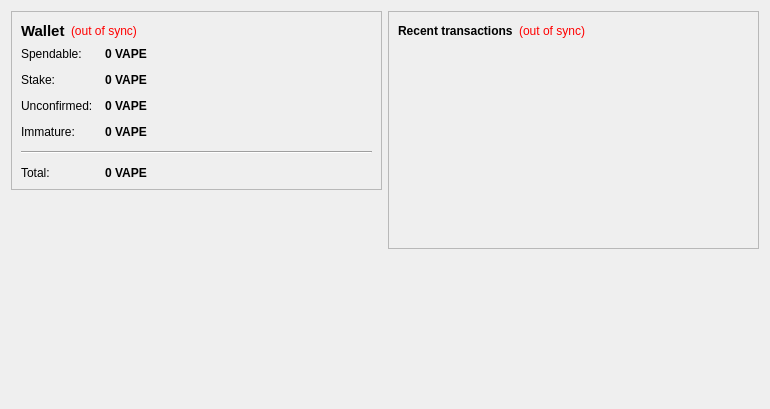
<?xml version="1.0" encoding="UTF-8"?>
<ui version="4.0">
 <class>OverviewPage</class>
 <widget class="QWidget" name="OverviewPage">
  <property name="geometry">
   <rect>
    <x>0</x>
    <y>0</y>
    <width>770</width>
    <height>409</height>
   </rect>
  </property>
  <property name="windowTitle">
   <string>Form</string>
  </property>
  <layout class="QHBoxLayout" name="horizontalLayout" stretch="1,1">
   <item>
    <layout class="QVBoxLayout" name="verticalLayout_2">
     <item>
      <widget class="QFrame" name="frame">
       <property name="frameShape">
        <enum>QFrame::StyledPanel</enum>
       </property>
       <property name="frameShadow">
        <enum>QFrame::Raised</enum>
       </property>
       <layout class="QVBoxLayout" name="verticalLayout_4">
        <item>
         <layout class="QHBoxLayout" name="horizontalLayout_4">
          <item>
           <widget class="QLabel" name="label_5">
            <property name="font">
             <font>
              <pointsize>11</pointsize>
              <weight>75</weight>
              <bold>true</bold>
             </font>
            </property>
            <property name="text">
             <string>Wallet</string>
            </property>
           </widget>
          </item>
          <item>
           <widget class="QLabel" name="labelWalletStatus">
            <property name="toolTip">
             <string>The displayed information may be out of date. Your wallet automatically synchronizes with the Vape network after a connection is established, but this process has not completed yet.</string>
            </property>
            <property name="styleSheet">
             <string notr="true">QLabel { color: red; }</string>
            </property>
            <property name="text">
             <string notr="true">(out of sync)</string>
            </property>
            <property name="alignment">
             <set>Qt::AlignLeading|Qt::AlignLeft|Qt::AlignVCenter</set>
            </property>
           </widget>
          </item>
          <item>
           <spacer name="horizontalSpacer_2">
            <property name="orientation">
             <enum>Qt::Horizontal</enum>
            </property>
            <property name="sizeHint" stdset="0">
             <size>
              <width>40</width>
              <height>20</height>
             </size>
            </property>
           </spacer>
          </item>
         </layout>
        </item>
        <item>
         <layout class="QFormLayout" name="formLayout_2">
          <property name="fieldGrowthPolicy">
           <enum>QFormLayout::AllNonFixedFieldsGrow</enum>
          </property>
          <property name="horizontalSpacing">
           <number>12</number>
          </property>
          <property name="verticalSpacing">
           <number>12</number>
          </property>
          <item row="0" column="0">
           <widget class="QLabel" name="label">
            <property name="text">
             <string>Spendable:</string>
            </property>
           </widget>
          </item>
          <item row="0" column="1">
           <widget class="QLabel" name="labelBalance">
            <property name="font">
             <font>
              <weight>75</weight>
              <bold>true</bold>
             </font>
            </property>
            <property name="cursor">
             <cursorShape>IBeamCursor</cursorShape>
            </property>
            <property name="toolTip">
             <string>Your current spendable balance</string>
            </property>
            <property name="text">
             <string notr="true">0 VAPE</string>
            </property>
            <property name="textInteractionFlags">
             <set>Qt::LinksAccessibleByMouse|Qt::TextSelectableByKeyboard|Qt::TextSelectableByMouse</set>
            </property>
           </widget>
          </item>
          <item row="1" column="0">
           <widget class="QLabel" name="label_6">
            <property name="text">
             <string>Stake:</string>
            </property>
           </widget>
          </item>
          <item row="1" column="1">
           <widget class="QLabel" name="labelStake">
            <property name="font">
             <font>
              <weight>75</weight>
              <bold>true</bold>
             </font>
            </property>
            <property name="cursor">
             <cursorShape>IBeamCursor</cursorShape>
            </property>
            <property name="toolTip">
             <string>Total of coins that was staked, and do not yet count toward the current balance</string>
            </property>
            <property name="text">
             <string notr="true">0 VAPE</string>
            </property>
            <property name="textInteractionFlags">
             <set>Qt::LinksAccessibleByMouse|Qt::TextSelectableByKeyboard|Qt::TextSelectableByMouse</set>
            </property>
           </widget>
          </item>
          <item row="2" column="0">
           <widget class="QLabel" name="label_3">
            <property name="text">
             <string>Unconfirmed:</string>
            </property>
           </widget>
          </item>
          <item row="2" column="1">
           <widget class="QLabel" name="labelUnconfirmed">
            <property name="font">
             <font>
              <weight>75</weight>
              <bold>true</bold>
             </font>
            </property>
            <property name="cursor">
             <cursorShape>IBeamCursor</cursorShape>
            </property>
            <property name="toolTip">
             <string>Total of transactions that have yet to be confirmed, and do not yet count toward the current balance</string>
            </property>
            <property name="text">
             <string notr="true">0 VAPE</string>
            </property>
            <property name="textInteractionFlags">
             <set>Qt::LinksAccessibleByMouse|Qt::TextSelectableByKeyboard|Qt::TextSelectableByMouse</set>
            </property>
           </widget>
          </item>
          <item row="3" column="0">
           <widget class="QLabel" name="labelImmatureText">
            <property name="text">
             <string>Immature:</string>
            </property>
           </widget>
          </item>
          <item row="3" column="1">
           <widget class="QLabel" name="labelImmature">
            <property name="font">
             <font>
              <weight>75</weight>
              <bold>true</bold>
             </font>
            </property>
            <property name="toolTip">
             <string>Mined balance that has not yet matured</string>
            </property>
            <property name="text">
             <string notr="true">0 VAPE</string>
            </property>
            <property name="textInteractionFlags">
             <set>Qt::LinksAccessibleByMouse|Qt::TextSelectableByKeyboard|Qt::TextSelectableByMouse</set>
            </property>
           </widget>
          </item>
          <item row="4" column="0" colspan="2">
           <widget class="Line" name="line">
            <property name="orientation">
             <enum>Qt::Horizontal</enum>
            </property>
           </widget>
          </item>
          <item row="5" column="0">
           <widget class="QLabel" name="labelTotalText">
            <property name="text">
             <string>Total:</string>
            </property>
           </widget>
          </item>
          <item row="5" column="1">
           <widget class="QLabel" name="labelTotal">
            <property name="font">
             <font>
              <weight>75</weight>
              <bold>true</bold>
             </font>
            </property>
            <property name="cursor">
             <cursorShape>IBeamCursor</cursorShape>
            </property>
            <property name="toolTip">
             <string>Your current total balance</string>
            </property>
            <property name="text">
             <string notr="true">0 VAPE</string>
            </property>
            <property name="textInteractionFlags">
             <set>Qt::LinksAccessibleByMouse|Qt::TextSelectableByKeyboard|Qt::TextSelectableByMouse</set>
            </property>
           </widget>
          </item>
         </layout>
        </item>
       </layout>
      </widget>
     </item>
     <item>
      <spacer name="verticalSpacer">
       <property name="orientation">
        <enum>Qt::Vertical</enum>
       </property>
       <property name="sizeHint" stdset="0">
        <size>
         <width>20</width>
         <height>40</height>
        </size>
       </property>
      </spacer>
     </item>
     <item>
      <widget class="QLabel" name="label_2">
       <property name="autoFillBackground">
        <bool>true</bool>
       </property>
       <property name="text">
        <string/>
       </property>
       <property name="pixmap">
        <pixmap resource="../bitcoin.qrc">:/icons/coinbg</pixmap>
       </property>
       <property name="scaledContents">
        <bool>false</bool>
       </property>
       <property name="margin">
        <number>0</number>
       </property>
      </widget>
     </item>
    </layout>
   </item>
   <item>
    <layout class="QVBoxLayout" name="verticalLayout_3">
     <item>
      <widget class="QFrame" name="frame_2">
       <property name="frameShape">
        <enum>QFrame::StyledPanel</enum>
       </property>
       <property name="frameShadow">
        <enum>QFrame::Raised</enum>
       </property>
       <layout class="QVBoxLayout" name="verticalLayout">
        <item>
         <layout class="QHBoxLayout" name="horizontalLayout_2">
          <item>
           <widget class="QLabel" name="label_4">
            <property name="text">
             <string>&lt;b&gt;Recent transactions&lt;/b&gt;</string>
            </property>
           </widget>
          </item>
          <item>
           <widget class="QLabel" name="labelTransactionsStatus">
            <property name="toolTip">
             <string>The displayed information may be out of date. Your wallet automatically synchronizes with the Vape network after a connection is established, but this process has not completed yet.</string>
            </property>
            <property name="styleSheet">
             <string notr="true">QLabel { color: red; }</string>
            </property>
            <property name="text">
             <string notr="true">(out of sync)</string>
            </property>
            <property name="alignment">
             <set>Qt::AlignRight|Qt::AlignTrailing|Qt::AlignVCenter</set>
            </property>
           </widget>
          </item>
          <item>
           <spacer name="horizontalSpacer">
            <property name="orientation">
             <enum>Qt::Horizontal</enum>
            </property>
            <property name="sizeHint" stdset="0">
             <size>
              <width>40</width>
              <height>20</height>
             </size>
            </property>
           </spacer>
          </item>
         </layout>
        </item>
        <item>
         <widget class="QListView" name="listTransactions">
          <property name="styleSheet">
           <string notr="true">QListView { background: transparent; }</string>
          </property>
          <property name="frameShape">
           <enum>QFrame::NoFrame</enum>
          </property>
          <property name="verticalScrollBarPolicy">
           <enum>Qt::ScrollBarAlwaysOff</enum>
          </property>
          <property name="horizontalScrollBarPolicy">
           <enum>Qt::ScrollBarAlwaysOff</enum>
          </property>
          <property name="selectionMode">
           <enum>QAbstractItemView::NoSelection</enum>
          </property>
         </widget>
        </item>
       </layout>
      </widget>
     </item>
     <item>
      <spacer name="verticalSpacer_2">
       <property name="orientation">
        <enum>Qt::Vertical</enum>
       </property>
       <property name="sizeHint" stdset="0">
        <size>
         <width>20</width>
         <height>40</height>
        </size>
       </property>
      </spacer>
     </item>
    </layout>
   </item>
  </layout>
 </widget>
 <resources/>
 <connections/>
</ui>
